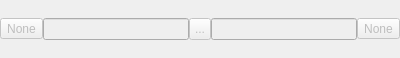
<?xml version="1.0" encoding="UTF-8"?>
<ui version="4.0">
 <class>RangeEditor</class>
 <widget class="QWidget" name="RangeEditor">
  <property name="geometry">
   <rect>
    <x>0</x>
    <y>0</y>
    <width>400</width>
    <height>58</height>
   </rect>
  </property>
  <property name="sizePolicy">
   <sizepolicy hsizetype="Preferred" vsizetype="Fixed">
    <horstretch>0</horstretch>
    <verstretch>0</verstretch>
   </sizepolicy>
  </property>
  <property name="windowTitle">
   <string>Form</string>
  </property>
  <layout class="QHBoxLayout" name="horizontalLayout">
   <property name="spacing">
    <number>0</number>
   </property>
   <property name="leftMargin">
    <number>0</number>
   </property>
   <property name="topMargin">
    <number>0</number>
   </property>
   <property name="rightMargin">
    <number>0</number>
   </property>
   <property name="bottomMargin">
    <number>0</number>
   </property>
   <item>
    <widget class="QToolButton" name="boundaryMin">
     <property name="enabled">
      <bool>false</bool>
     </property>
     <property name="text">
      <string>None</string>
     </property>
    </widget>
   </item>
   <item>
    <widget class="QLineEdit" name="rangeMin">
     <property name="enabled">
      <bool>false</bool>
     </property>
     <property name="minimumSize">
      <size>
       <width>0</width>
       <height>22</height>
      </size>
     </property>
    </widget>
   </item>
   <item>
    <widget class="QToolButton" name="rangeSwap">
     <property name="enabled">
      <bool>false</bool>
     </property>
     <property name="minimumSize">
      <size>
       <width>22</width>
       <height>22</height>
      </size>
     </property>
     <property name="maximumSize">
      <size>
       <width>22</width>
       <height>22</height>
      </size>
     </property>
     <property name="text">
      <string>...</string>
     </property>
     <property name="icon">
      <iconset>
       <normaloff>../../webmapper/images/range_switch.png</normaloff>../../webmapper/images/range_switch.png</iconset>
     </property>
    </widget>
   </item>
   <item>
    <widget class="QLineEdit" name="rangeMax">
     <property name="enabled">
      <bool>false</bool>
     </property>
     <property name="minimumSize">
      <size>
       <width>0</width>
       <height>22</height>
      </size>
     </property>
    </widget>
   </item>
   <item>
    <widget class="QToolButton" name="boundaryMax">
     <property name="enabled">
      <bool>false</bool>
     </property>
     <property name="text">
      <string>None</string>
     </property>
    </widget>
   </item>
  </layout>
 </widget>
 <resources/>
 <connections/>
</ui>
